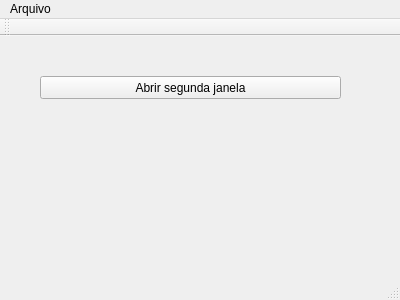
<?xml version="1.0" encoding="UTF-8"?>
<ui version="4.0">
 <class>Janelas</class>
 <widget class="QMainWindow" name="Janelas">
  <property name="geometry">
   <rect>
    <x>0</x>
    <y>0</y>
    <width>400</width>
    <height>300</height>
   </rect>
  </property>
  <property name="windowTitle">
   <string>Janelas</string>
  </property>
  <widget class="QWidget" name="centralWidget">
   <widget class="QPushButton" name="pushButton">
    <property name="geometry">
     <rect>
      <x>40</x>
      <y>40</y>
      <width>301</width>
      <height>23</height>
     </rect>
    </property>
    <property name="text">
     <string>Abrir segunda janela</string>
    </property>
   </widget>
   <widget class="QWidget" name="">
    <property name="geometry">
     <rect>
      <x>40</x>
      <y>90</y>
      <width>240</width>
      <height>22</height>
     </rect>
    </property>
    <layout class="QGridLayout" name="gridLayout">
     <item row="0" column="0">
      <widget class="QLabel" name="label">
       <property name="text">
        <string>Dados da primeira janela:</string>
       </property>
      </widget>
     </item>
     <item row="0" column="1">
      <widget class="QLineEdit" name="lineEdit">
       <property name="text">
        <string>abc</string>
       </property>
      </widget>
     </item>
    </layout>
   </widget>
   <widget class="QWidget" name="">
    <property name="geometry">
     <rect>
      <x>40</x>
      <y>140</y>
      <width>243</width>
      <height>22</height>
     </rect>
    </property>
    <layout class="QGridLayout" name="gridLayout_2">
     <item row="0" column="0">
      <widget class="QLabel" name="label_2">
       <property name="text">
        <string>Dados da segunda janela:</string>
       </property>
      </widget>
     </item>
     <item row="0" column="1">
      <widget class="QLineEdit" name="lineEdit_2"/>
     </item>
    </layout>
   </widget>
  </widget>
  <widget class="QMenuBar" name="menuBar">
   <property name="geometry">
    <rect>
     <x>0</x>
     <y>0</y>
     <width>400</width>
     <height>18</height>
    </rect>
   </property>
   <widget class="QMenu" name="menuArquivo">
    <property name="title">
     <string>Arquivo</string>
    </property>
    <addaction name="actionSair"/>
   </widget>
   <addaction name="menuArquivo"/>
  </widget>
  <widget class="QToolBar" name="mainToolBar">
   <attribute name="toolBarArea">
    <enum>TopToolBarArea</enum>
   </attribute>
   <attribute name="toolBarBreak">
    <bool>false</bool>
   </attribute>
  </widget>
  <widget class="QStatusBar" name="statusBar"/>
  <action name="actionSair">
   <property name="text">
    <string>Sair</string>
   </property>
  </action>
 </widget>
 <layoutdefault spacing="6" margin="11"/>
 <resources/>
 <connections>
  <connection>
   <sender>actionSair</sender>
   <signal>triggered()</signal>
   <receiver>Janelas</receiver>
   <slot>close()</slot>
   <hints>
    <hint type="sourcelabel">
     <x>-1</x>
     <y>-1</y>
    </hint>
    <hint type="destinationlabel">
     <x>199</x>
     <y>149</y>
    </hint>
   </hints>
  </connection>
 </connections>
</ui>
